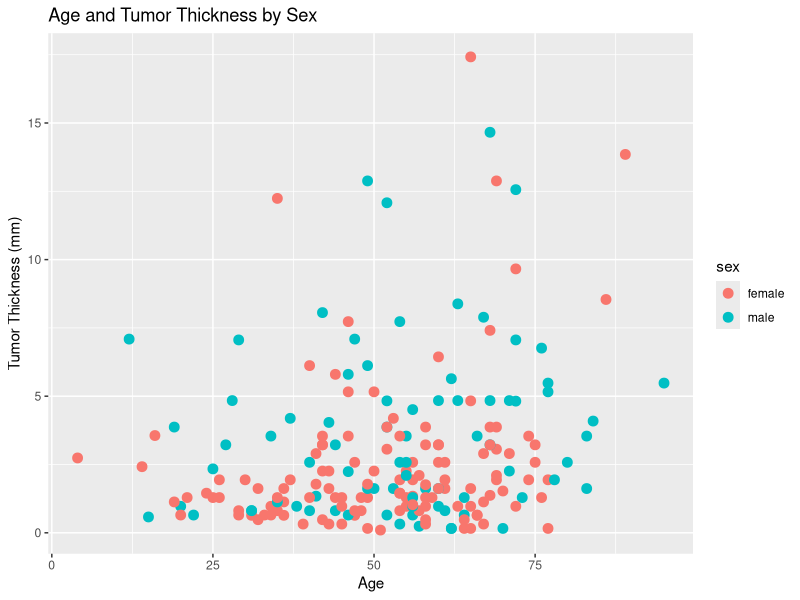
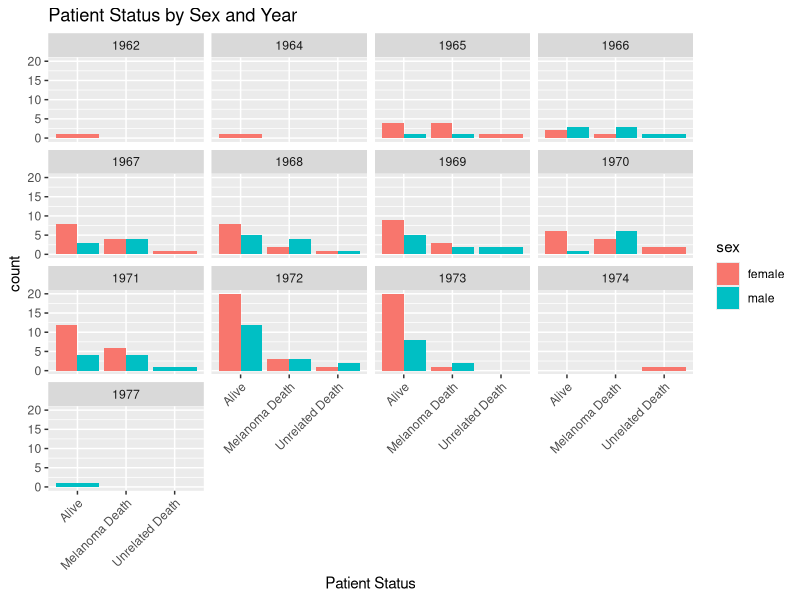

Recreate these plots in R, in order.
## ---- chunk 1
knitr::opts_chunk$set(echo = TRUE)
library(dplyr)
library(tidyverse)
library(boot)
data("melanoma")
MM1 <- melanoma
MM <- MM1 %>% mutate(sex = recode(sex, `0` = "female", `1` = "male")) %>% 
  mutate(status = recode(status, `1` = "Melanoma Death", `2` = "Alive", `3` = "Unrelated Death")) %>%
  mutate(ulcer = recode(ulcer, `0` = "absent", `1` = "present"))
## ---- chunk 2
head(MM %>% filter(sex == "male"))
head(MM %>% filter(sex == "female" & age > 50))
## ---- chunk 3
head(MM %>% arrange(desc(thickness)))
head(MM %>% arrange(age))
head(MM %>% arrange(sex, time))
## ---- chunk 4
head(MM %>% dplyr::select(time, status, sex))
head(MM %>% dplyr::select(-age, - year, -thickness, -ulcer))
## ---- chunk 5
head(MM %>% group_by(sex) %>% summarize(mean_time = mean(time, na.rm = T), sd_time = sd(time, na.rm=T)))
head(MM %>% group_by(status) %>% summarize(mean_age = mean(age, na.rm = T), sd_age = sd(age, na.rm = T)))
## ---- chunk 6
plot1 <- ggplot(MM, aes(age,thickness, color = sex))+geom_point(size = 3)
plot1 + ggtitle("Age and Tumor Thickness by Sex") + ylab("Tumor Thickness (mm)") + xlab("Age")
## ---- chunk 7
ggplot(MM, aes(status, fill = sex))+
  geom_bar(position = "dodge") +
  facet_wrap(~MM$year) + 
  ggtitle("Patient Status by Sex and Year") + xlab("Patient Status") +
  theme(axis.text.x = element_text(angle=45, hjust=1))
## ---- chunk 8
MM %>% summarize(mean_time = mean(time),mean_age = mean(age), mean_thick = mean(thickness))
## ---- chunk 9
MM %>% summarize(sd_time = sd(time), sd_age = sd(age), sd_thick = sd(thickness))
## ---- chunk 10
MM %>% summarize(var_time = var(time),var_age = var(age), var_thick = var(thickness))
## ---- chunk 11
MM %>% summarize(min_time = min(time), min_age = min(age), min_thick = min(thickness), min_year = min(year))
## ---- chunk 12
MM %>% summarize(max_time = max(time), max_age = max(age), max_thick = max(thickness), max_year = max(year))
## ---- chunk 13
MM %>% summarize(n_distinct(time))
MM %>% summarize(n_distinct(status))
MM %>% summarize(n_distinct(sex))
MM %>% summarize(n_distinct(age))
MM %>% summarize(n_distinct(year))
MM %>% summarize(n_distinct(thickness))
MM %>% summarize(n_distinct(ulcer))
## ---- chunk 14
MM %>% summarize(cor(age, time))
MM %>% summarize(cor(age, thickness))
MM %>% summarize(cor(time, thickness))
## ---- chunk 15
MM%>%select_if(is.numeric)%>%cov()
## ---- chunk 16
MM%>%select_if(is.numeric)%>% cor()%>%round(2)
## ---- chunk 17
eig1<-MM%>%select(time, age, thickness)%>%cor%>%eigen()
eig1
